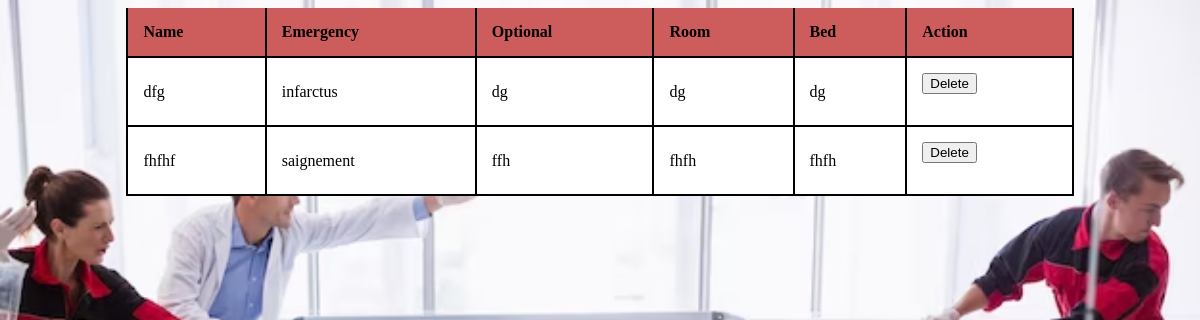
/urg_table.php, run on the app's committed database.
### tables this page shows
CREATE TABLE `urgence` (
  `id` int(11) NOT NULL,
  `name` varchar(50) NOT NULL,
  `room` varchar(20) NOT NULL,
  `bed` varchar(20) NOT NULL,
  `emergency` varchar(300) DEFAULT NULL,
  `optional` varchar(200) NOT NULL
);

### urg_table.php (the view, shortened to what this page needs)
<?php
$servername = "localhost";
$username = "root";
$password = "";
$dbname = "dbmem";
$conn = mysqli_connect($servername, $username, $password, $dbname);
$sql = "SELECT * FROM urgence";
$result = mysqli_query($conn, $sql);
if (mysqli_num_rows($result) > 0) {
    echo "<table>";
    echo "<tr><th>Name</th><th>Emergency</th><th>Optional</th><th>Room</th><th>Bed</th><th>Action</th></tr>";
    while ($row = mysqli_fetch_assoc($result)) {
        echo "<tr>";
        echo "<td>" . $row['name'] . "</td>";
        echo "<td>" . $row['emergency'] . "</td>";
        echo "<td>" . $row['optional'] . "</td>";
        echo "<td>" . $row['room'] . "</td>";
        echo "<td>" . $row['bed'] . "</td>";
        echo "<td>";
        echo "<form method='POST'>";
        echo "<button type='submit' name='delete'>Delete</button>";
        echo "</form>";
        echo "</td>";
        echo "</tr>";
    }
    echo "</table>";
} else {
    echo "0 results";
}
?>

### urg_table.php (style rules this page uses)
table { margin: 0 auto; border-collapse: collapse; width: 80%; background-color: white; }
td { padding: 15px; text-align: left; border-bottom: 1px; font-size: 16px; border-right: 2px solid black; border-left: 2px solid black; }
th { background-color: indianred; color: black; border-right: 2px solid black; border-left: 2px solid black; padding: 15px; text-align: left; font-size: 16px; border-bottom: 2px; }
tr { border-bottom: 2px solid black; }

### data on the page
urgence: name "dfg", emergency "infarctus", optional "dg", room "dg", bed "dg"
urgence: name "fhfhf", emergency "saignement", optional "ffh", room "fhfh", bed "fhfh"
